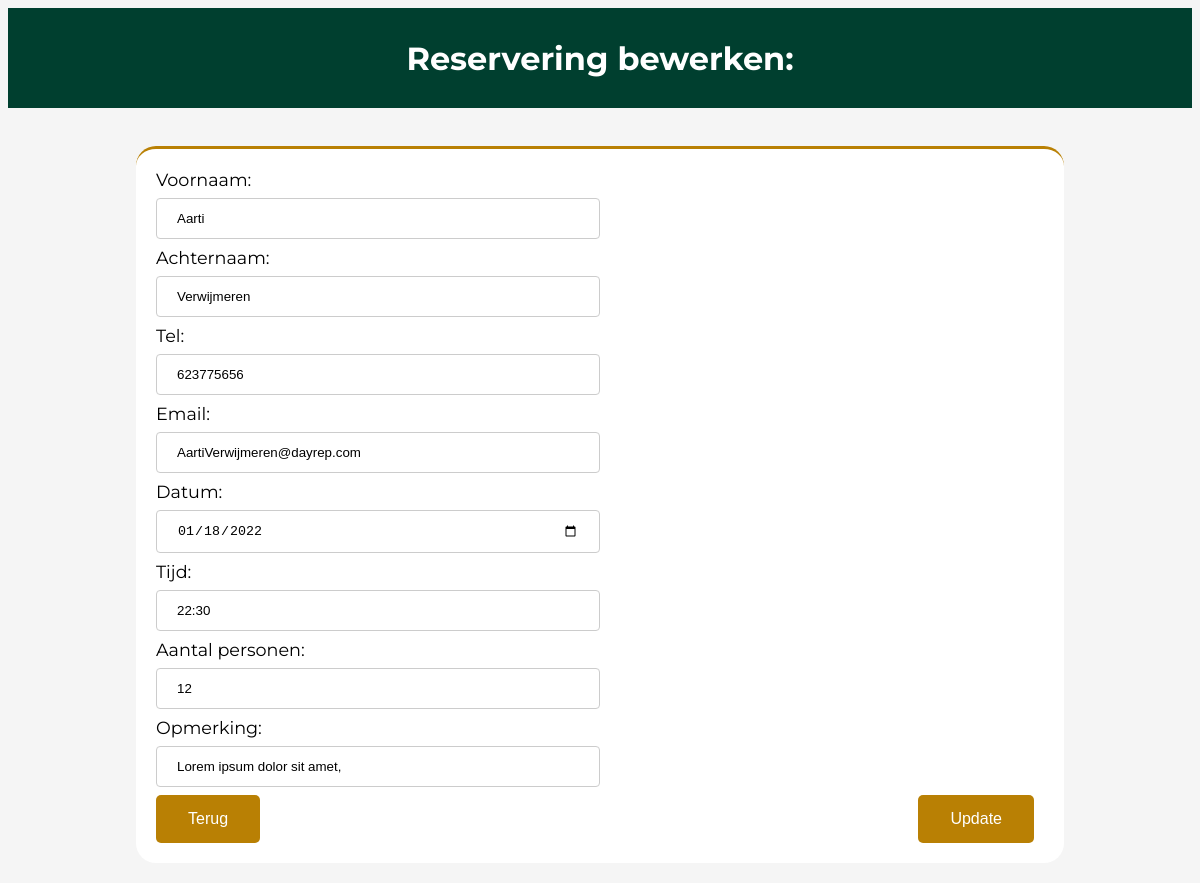
Page /edit.php?id=60 (signed in) on the committed database.
### tables this page shows
CREATE TABLE `reservations` (
  `id` int(11) NOT NULL,
  `first_name` varchar(30) NOT NULL,
  `last_name` varchar(50) NOT NULL,
  `phone_number` int(10) NOT NULL,
  `mail` varchar(75) NOT NULL,
  `date` date NOT NULL,
  `reservation_time` text NOT NULL,
  `comment` text NOT NULL,
  `total_guests` int(11) NOT NULL
);

### edit.php (the view, shortened to what this page needs)
<?php
require_once "includes/database.php";
$reservationId = mysqli_escape_string($db, $_GET['id']);
$query = "SELECT * FROM reservations WHERE id = '$reservationId'";
$result = mysqli_query($db, $query)
or die ('Error: ' . $query);
$reservation = mysqli_fetch_assoc($result);
$firstname = $reservation['first_name'];
$lastname = $reservation['last_name'];
$phonenumber = $reservation['phone_number'];
$mail = $reservation['mail'];
$date = $reservation['date'];
$reservation_time = $reservation['reservation_time'];
$guests = $reservation['total_guests'];
$comment = $reservation['comment'];
?>
<!doctype html>
<html lang="en">
<head>
    <link rel="stylesheet" type="text/css" href="css/styles.css"/>
</head>
<body>
<header>
    <h1>Reservering bewerken:</h1>
</header><br>
<section>
    <form action="" method="post">
        <label for="first_name">Voornaam:</label>
        <input type="text" id="first_name" name="first_name" placeholder="Voornaam..." value="<?= isset($firstname) ? htmlentities($firstname) : '' ?>"/>
        <span class="errors"><?= $errors['first_name'] ?? '' ?></span><br>
        <label for="last_name">Achternaam:</label>
        <input type="text" id="last_name" name="last_name" placeholder="Achternaam..." value="<?= isset($lastname) ? htmlentities($lastname) : '' ?>" />
        <span class="errors"><?= $errors['last_name'] ?? '' ?></span><br>
        <label for="phone_number">Tel:</label>
        <input id="phone_number" type="tel" name="phone_number" placeholder="Telefoon..." value="<?= isset($phonenumber) ? htmlentities($phonenumber) : '' ?>"/>
        <span class="errors"><?= $errors['phone_number'] ?? '' ?></span><br>
        <label for="email">Email:</label>
        <input type="text" id="email" name="mail" placeholder="Email..." value="<?= isset($mail) ? htmlentities($mail) : '' ?>" />
        <span class="errors"><?= $errors['mail'] ?? '' ?></span><br>
        <label for="date">Datum:</label>
        <input type="date" id="date" name="date" value="<?= isset($date) ? htmlentities($date) : '' ?>" />
        <span class="errors"><?= $errors['date'] ?? '' ?></span><br>
        <label for="reservation_time">Tijd:</label>
        <input type="text" id="reservation_time" name="reservation_time" placeholder="Tijd..." value="<?= isset($reservation_time) ? htmlentities($reservation_time) : '' ?>" />
        <span class="errors"><?= $errors['reservation_time'] ?? '' ?></span><br>
        <label for="total_guests">Aantal personen:</label>
        <input type="number" id="total_guests" name="total_guests" placeholder="Aantal personen..." value="<?= isset($guests) ? htmlentities($guests) : '' ?>"  />
        <span class="errors"><?= $errors['total_guests'] ?? '' ?></span><br>
        <label for="comment">Opmerking:</label>
        <input type="text" id="comment" name="comment"
               value="<?= $comment ?>"/><br>
        <input type="submit" id="send" name="update" value="Update">
    </form>
    <button id="reservation_button"><a href="index.php">Terug</button>
</section>
</body>
</html>

### css/styles.css (style rules this page uses)
html { scroll-behavior: smooth; }
input, label { display: block; }
input[type=text], [type=tel], [type=number], [type=password] { width: 50%; padding: 12px 20px; margin: 8px 0; display: inline-block; border: 1px solid #ccc; border-radius: 4px; box-sizing: border-box; text-align: left; }
input[type=date] { width: 50%; padding: 12px 20px; margin: 8px 0; display: inline-block; border: 1px solid #ccc; border-radius: 4px; box-sizing: border-box; text-align: left; }
#send { background-color: #B98004; border: none; color: white; padding: 15px 32px; text-align: center; text-decoration: none; display: inline-block; font-size: 16px; border-radius: 5px; display: block; margin-left: auto; margin-right: 10px; float: right; cursor: pointer; }
body { background-color: rgb(245, 245, 245); }
header { background-color: #003F2F; height: 100px; color: white; width: 100%; display: flex; align-items: center; justify-content: center; text-align: center; font-family: 'Montserrat', sans-serif; }
section { background-color: rgb(255, 255, 255); padding: 20px; margin: 20px auto; color: black; font-size: 1.1em; max-width: 75%; font-family: 'Montserrat', sans-serif; border-radius: 20px; border-top: 3px solid #B98004; }
button#reservation_button { background-color: #B98004; border: none; color: white; padding: 15px 32px; text-align: center; text-decoration: none; display: inline-block; font-size: 16px; border-radius: 5px; display: block; margin-left: 0; margin-right: auto; }
button a { color: white; text-decoration: none; }

### rows in the picture
reservations: first_name "Aarti", last_name "Verwijmeren", phone_number "623775656", mail "AartiVerwijmeren@dayrep.com", date "01/18/2022", reservation_time "22:30", total_guests "12", comment "Lorem ipsum dolor sit amet,"
